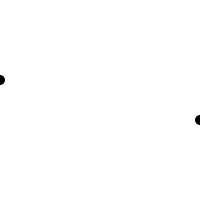
Frame 1 (no input)
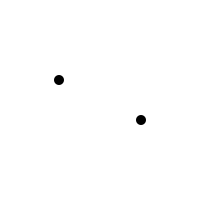
Frame 60 (the mouse pressed at the canvas centre just before this capture)
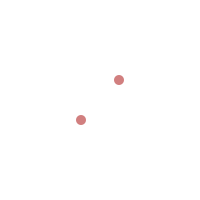
Frame 120 (the mouse held since frame 60 and released just before this capture)

The Processing sketch that drew these frames (run headless with seeded random() and noise(); from frame 60 on, the mouse is pressed at the canvas centre):

// Processing sketch: processing_89838
// ── processing_89838.pde

int x = 0, speedX = 1;
float r, g, b;
int s, t;
int p = 1;

void setup()
{
  frameRate(60);
  size(200, 200);
  println("Everytime a second passes, it will be displayed here");
}

void draw()
{
  fillShape();
  drawEllipse(100);
  calculateTimePass();
}

void drawEllipse(int posY)
{
  background(255);
  ellipse(x, posY - 20, 10, 10);
  ellipse((width - x), height/2 + 20, 10, 10);
  x = x + speedX;
  if (x > width || x < 0)
  {
    speedX = speedX * -1;
  }
}

void fillShape()
{
  if (frameCount % 120 == 0)
  {
    r = random(255);
  }
  g = frameCount%5;
  s = second();
  if (s % 2 == 0)
  {
    b = b*.567;
  }
  t = mouseX*255/width;
  t = 255 - t;
  if (r < 0) r = 0;
  if (r > 255) r = 255;
  if (g < 0) g = 0;
  if (g > 255) g = 255;
  if (b < 0) b = 0;
  if (b > 255) b = 255;
  noStroke();
  fill(r, g, b, t);
}

void calculateTimePass()
{
  if (frameCount % 60 == 0)
  {
  println(p + " seconds elapsed");
  p = p + 1;
  }
}
